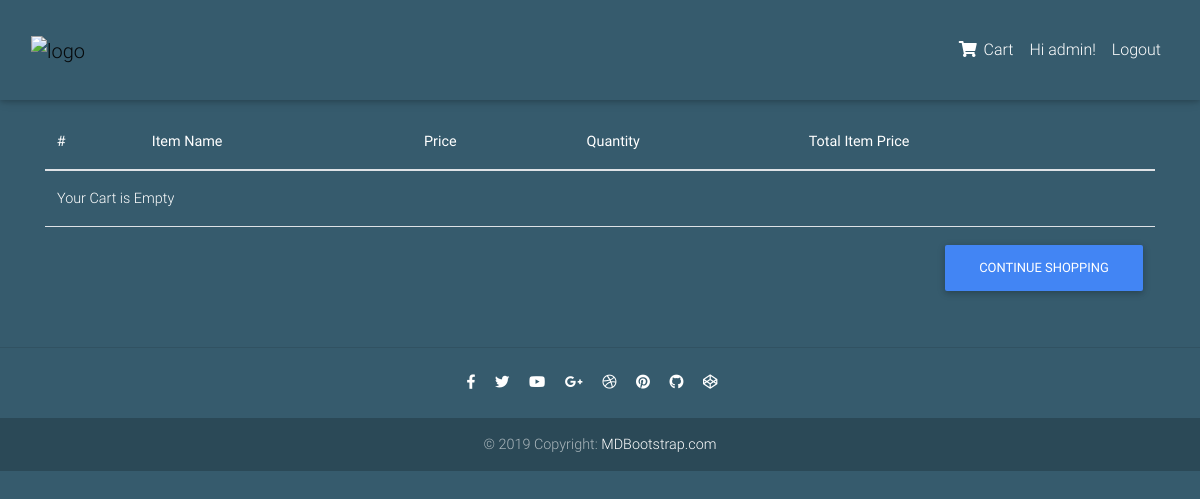
The app's page /order-summary (signed in), older data.
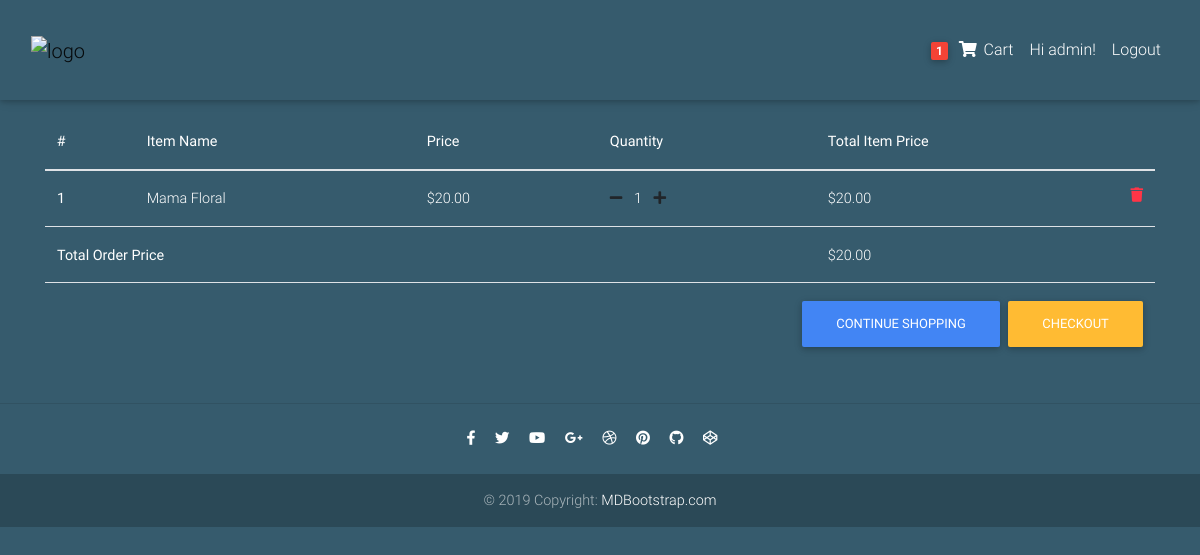
The same page, newer data.
### hbc_app/models.py (models this page shows, shortened)
class Order(models.Model):
    user = models.ForeignKey(settings.AUTH_USER_MODEL, on_delete= models.CASCADE)
    items = models.ManyToManyField(OrderItem, related_name= "complete_order")
    start_date = models.DateTimeField(auto_now_add=True)
    ordered_date= models.DateTimeField()
    ordered = models.BooleanField(default= False)
    checkout_address = models.ForeignKey('CheckoutAddress', related_name= "user_checkout_address", on_delete=models.SET_NULL, blank=True, null=True)
    created_at = models.DateTimeField(auto_now_add=True)
    updated_at = models.DateTimeField(auto_now=True)
    def get_total_price(self):
        total = 0
        for order_item in self.items.all():
            total += order_item.get_final_price()
        return total

class OrderItem(models.Model):
    user = models.ForeignKey(settings.AUTH_USER_MODEL, on_delete= models.CASCADE)
    ordered = models.BooleanField(default= False)
    item = models.ForeignKey(Item, related_name= "user_ordered", on_delete= models.CASCADE)
    quantity = models.IntegerField(default= 1)
    created_at = models.DateTimeField(auto_now_add=True)
    updated_at = models.DateTimeField(auto_now=True)
    def get_total_item_price(self):
        return self.quantity * self.item.price
    def get_final_price(self):
        if self.item.discount_price:
            return self.get_discount_item_price()
        return self.get_total_item_price()

class Item(models.Model):
    item_name = models.CharField(max_length= 100)
    price = models.FloatField()
    discount_price = models.FloatField(blank= True, null= True)
    category = models.CharField(choices= CATEGORY, max_length= 3)
    image = models.ImageField(null= True, blank= True)
    description = models.TextField()
    shirt_color = models.CharField(max_length= 50, choices=CHOICES, null= True, blank=True)
    created_at = models.DateTimeField(auto_now_add=True)
    updated_at = models.DateTimeField(auto_now=True)

### hbc_app/views.py (the view)
# urls.py: path('order-summary', OrderSummaryView.as_view(), name='order-summary'),
class OrderSummaryView(LoginRequiredMixin, View):
    def get(self, *args, **kwargs):
        try:
            order = Order.objects.get(user=self.request.user, ordered= False)
            context = {
                'object': order
            }
            return render(self.request, 'order_summary.html', context)
        except ObjectDoesNotExist:
            messages.error(self.request, "You do not have an order")
            return redirect("/")

### hbc_app/templatetags/cart_template_tags.py (called while the page is built)
@register.filter
def cart_item_count(user):
    if user.is_authenticated:
        qs = Order.objects.filter(user=user, ordered=False)
        if qs.exists():
            return qs[0].items.count()
    return 0

### hbc_app/templates/order_summary.html
{% extends 'base.html' %}
{% block content %}
<main>
    <div class= "container white-text">
        <div class="table-responsive text-nowrap">
    <h3>
        <strong>Your Cart</strong>
    </h3>
    <table class="table white-text">
        <thead>
        <tr>
            <th scope="col">#</th>
            <th scope="col">Item Name</th>
            <th scope="col">Price</th>
            <th scope="col">Quantity</th>
            <th scope="col">Total Item Price</th>
        </tr>
        </thead>
        <tbody>
        {% for order_item in object.items.all %}
        <tr>
            <th scope="row">{{ forloop.counter }}</th>
            <td>{{ order_item.item.item_name }}</td>
            <td>
            {% if order_item.item.discount_price %}
                <del>${{ order_item.item.price|floatformat:2 }}</del>
                ${{ order_item.item.discount_price|floatformat:2 }}
            {% else %}
                ${{ order_item.item.price|floatformat:2 }}
            {% endif %}
            </td>
            <td>
                <a href="{% url 'hbc_app:reduce-quantity-item' order_item.item.pk %}"><i class="fas fa-minus mr-2"></i></a>
                {{ order_item.quantity }}
                <a href="{% url 'hbc_app:add-to-cart' order_item.item.pk %}"><i class="fas fa-plus ml-2"></i></a>
            </td>
            <td>
            {% if order_item.item.discount_price %}
                ${{ order_item.get_discount_item_price|floatformat:2 }}
                <span class="badge badge-success" >Saved ${{ order_item.get_amount_saved|floatformat:2 }}</span>
            {% else %}
                ${{ order_item.get_total_item_price|floatformat:2 }}
            {% endif %}
                <a href="{% url 'hbc_app:remove-from-cart' order_item.item.pk %}">
                <i class="fas fa-trash float-right text-danger"></i>
                </a>
            </td>
        </tr>
        {% empty %}
        <tr>
            <td colspan="5">Your Cart is Empty</td>
        </tr>
        <tr>
            <td colspan="5">
                <a href="{% url 'hbc_app:home' %}" class="btn btn-primary float-right">Continue Shopping</a>
            </td>
        </tr>
        {% endfor %}
        {% if object.get_total_price %}
        <tr>
            <td colspan="4"><b>Total Order Price</b></td>
            <td>${{ object.get_total_price|floatformat:2 }}</td>
        </tr>
        <tr>
            <td colspan="5">
                <a href="{% url 'hbc_app:checkout' %}" class="btn btn-warning float-right ml-2">Checkout</a>
                <a href="{% url 'hbc_app:home' %}" class="btn btn-primary float-right">Continue Shopping</a>
            </td>
        </tr>
        {% endif %}
        </tbody>
    </table>
        </div>
    </div>
</main>
{% endblock content %}

### hbc_app/templates/base.html (shortened to what this page needs)
{% load static %}
{% load cart_template_tags %}
<!DOCTYPE html>
<html lang="en">
<head>
    <link rel="stylesheet" href="https://use.fontawesome.com/releases/v5.11.2/css/all.css">
    <link href="{% static 'css/bootstrap.min.css' %}" rel="stylesheet">
    <link href="{% static 'css/mdb.min.css' %}" rel="stylesheet">
    <link href=" {% static 'css/style.min.css' %}" rel="stylesheet">
    </head>
    <body style="background-color: #365B6D;">
    <nav class="navbar navbar-custom fixed-top navbar-expand-md navbar-light scrolling-navbar " style="background-color: #365B6D;">
        <div class="container-fluid navbar-custom" style="background-color: #365B6D;">
        <a class="navbar-brand waves-effect" href="/">
            <img src="../static/img/logos/large_white_transparent_logo.png" alt="logo" width="100" height="100">
        </a>
        <div class="collapse navbar-collapse" id="navbarSupportedContent">
            <ul class="navbar-nav nav-flex-icons">
                {% if user.is_authenticated %}
                <li class="nav-item">
                    <a class="nav-link waves-effect" href="{% url 'hbc_app:order-summary' %}">
                    {% if request.user|cart_item_count != 0 %}
                    <span class="badge red z-depth-1 mr-1"> {{ request.user|cart_item_count }} </span>
                    {% endif %}
                    <i class="fas fa-shopping-cart text-white"></i>
                    <span class="clearfix d-none d-sm-inline-block text-white"> Cart </span>
                    </a>
                </li>
                <li class="nav-item">
                    <a class="nav-link waves-effect text-white">
                    Hi {{ user.username }}!
                    </a>
                </li>
                    <a class="nav-link waves-effect text-white" href="{% url 'account_logout' %}"> Logout</a>
                {% else %}
                </li class="nav-item">
                    <a class="nav-link waves-effect text-white" href="{% url 'account_login' %}"> Login</a>
                </li>
                {% endif %}
            </ul>
        </div>
        </div>
    </nav>
    <div class="mt-5 pt-4">
    </div>
    {% block content %}
    {% endblock content %}
    {% include "footer.html" %}
</body>
</html>

### hbc_app/templates/footer.html
<footer class="page-footer text-center font-small mt-4 wow fadeIn" style="background-color: #365B6D;">
        <hr class="my-4">
        <div class="pb-4">
        <a href="https://www.facebook.com/mdbootstrap" target="_blank">
            <i class="fab fa-facebook-f mr-3"></i>
        </a>
        <a href="https://twitter.com/MDBootstrap" target="_blank">
            <i class="fab fa-twitter mr-3"></i>
        </a>
        <a href="https://www.youtube.com/watch?v=7MUISDJ5ZZ4" target="_blank">
            <i class="fab fa-youtube mr-3"></i>
        </a>
        <a href="https://plus.google.com/u/0/b/107863090883699620484" target="_blank">
            <i class="fab fa-google-plus-g mr-3"></i>
        </a>
        <a href="https://dribbble.com/mdbootstrap" target="_blank">
            <i class="fab fa-dribbble mr-3"></i>
        </a>
        <a href="https://pinterest.com/mdbootstrap" target="_blank">
            <i class="fab fa-pinterest mr-3"></i>
        </a>
        <a href="https://github.com/mdbootstrap/bootstrap-material-design" target="_blank">
            <i class="fab fa-github mr-3"></i>
        </a>
        <a href="http://codepen.io/mdbootstrap/" target="_blank">
            <i class="fab fa-codepen mr-3"></i>
        </a>
        </div>
        <div class="footer-copyright py-3">
        © 2019 Copyright:
        <a href="https://mdbootstrap.com/education/bootstrap/" target="_blank"> MDBootstrap.com </a>
        </div>
    </footer>

### hbc_app/templates/script.html (shortened to what this page needs)
{% load static %}

### hbc_app/templates/base.html (style rules this page uses)
html, body, header, .carousel { height: 60vh; }
.navbar-custom { height: 100px; }

Row changes from the older to the newer data that the page shows:
added OrderItem: item.item_name "Mama Floral", item.price "20.00", quantity "1", get_total_item_price "20.00"
now on this page (row unchanged): Order: get_total_price "20.00"
Text that changed along with them:
{{ request.user|cart_item_count }}: (not shown) → "1"
text no longer shown: "Your Cart is Empty"
text now shown: "Total Order Price $ CHECKOUT"
